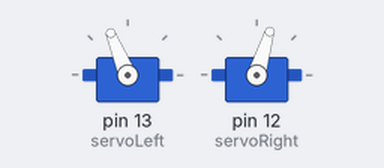
The sketch below on a simulated Arduino Uno, built with avr-gcc and run on an emulated ATmega328P. Shown: 2 × servo.

Above: at 0.1 s.
At 2.1 s:
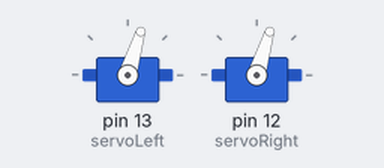
At 2.7 s:
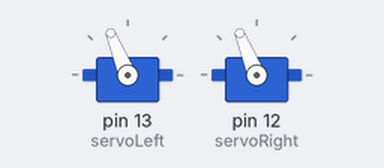
At 3.3 s:
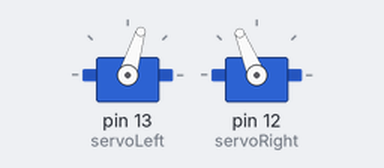
Timing chart, 0 to 4.8 s (numbered marks = the images above):
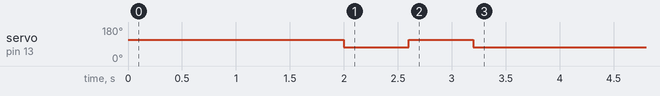

The sketch:

BoeBotMovements.ino
```cpp
#include <Servo.h>

Servo servoLeft;
Servo servoRight;

void setup()
{
  servoLeft.attach(13);
  servoRight.attach(12);

  forward(2000);
  turnLeft(600);
  turnRight(600);
  backward(2000);

  disableServos();
}

void loop()
{
}

void forward(int time)
{
  servoLeft.writeMicroseconds(1700);
  servoRight.writeMicroseconds(1300);
  delay(time);
}

void turnLeft(int time)                      // Left turn function
{
  servoLeft.writeMicroseconds(1300);         // Left wheel clockwise
  servoRight.writeMicroseconds(1300);        // Right wheel clockwise
  delay(time);                               // Maneuver for time ms
}

void turnRight(int time)                     // Right turn function
{
  servoLeft.writeMicroseconds(1700);         // Left wheel counterclockwise
  servoRight.writeMicroseconds(1700);        // Right wheel counterclockwise
  delay(time);                               // Maneuver for time ms
}

void backward(int time)                      // Backward function
{
  servoLeft.writeMicroseconds(1300);         // Left wheel clockwise
  servoRight.writeMicroseconds(1700);        // Right wheel counterclockwise
  delay(time);                               // Maneuver for time ms
}

void disableServos()                         // Halt servo signals
{
  servoLeft.detach();                        // Stop sending servo signals
  servoRight.detach();
}
```
